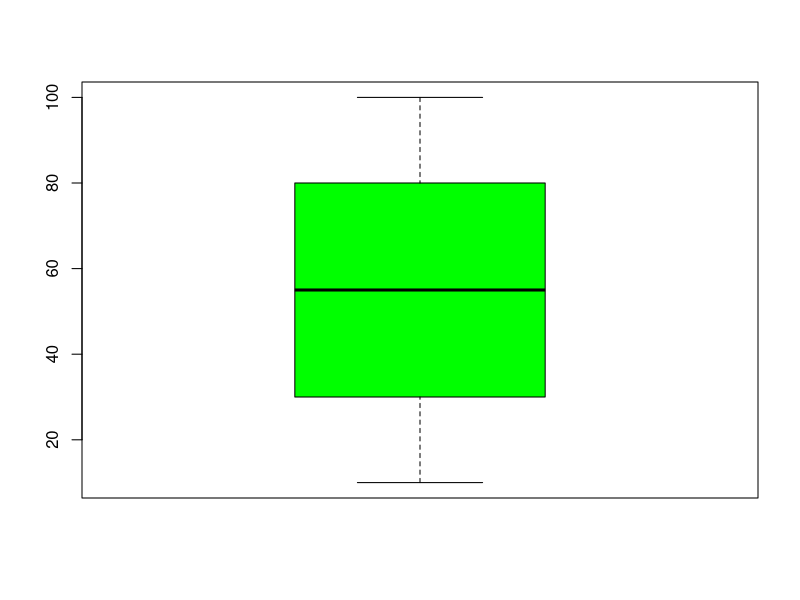

Here is the R script that generated this plot:
#DADOS VET
vet <-c(10,20,30,40,50,60,70,80,90,100)


DESVIO_MEDIO <- function(vetor){
  #TAMANHO VETOR
  tam<-length(vetor)
  #MEDIA VETOR 
  MED_vet <- mean(vetor)
  #SUBTRAÇÃO DE VALORES 
  valores_do_vetor <- vetor[1:tam]
  subt_vetor_valores <- valores_do_vetor - MED_vet
  #SUBTRAÇÃO DE VALORES 
  valores_do_vetor <- vetor[1:tam]
  subt_vetor_valores <- valores_do_vetor - MED_vet
  #COLOCANDO EM MÓDULO 
  modulo_vetor = abs(subt_vetor_valores)
  #SOMA DE TODOS OS VALORES DO VETOR EM MODULO
  sum_vet <- sum(modulo_vetor)
  #DESVIO MÉDIO VETOR
  DESV_MED_vet <- sum_vet/tam
  #SAÍDA DE DADOS 
  print ("O desvio médio do vetor é de: ")
  print (DESV_MED_vet)
  #BOXPLOT DESVIO MEDIO 
  boxplot(vetor, col = 'green')
  }

print (DESVIO_MEDIO(vet))

